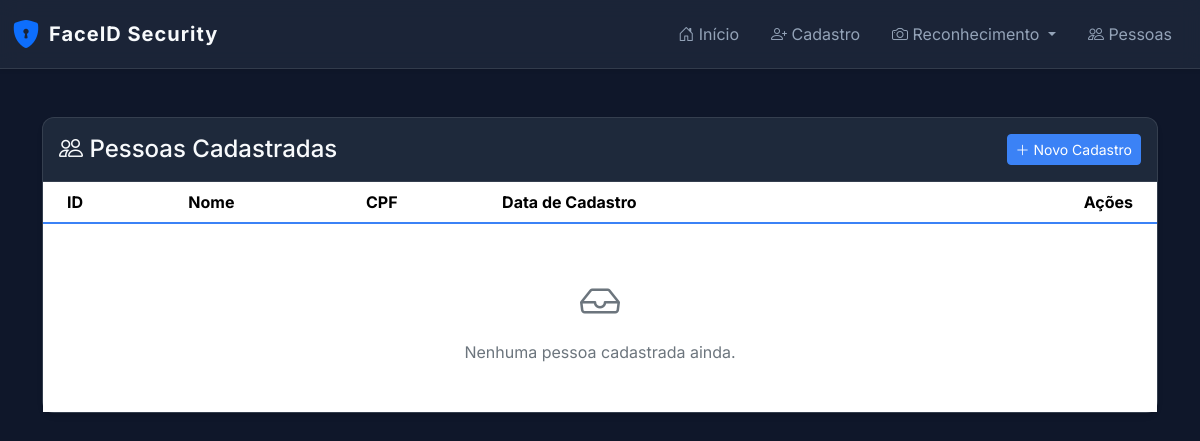
Page /lista on the earlier database version.
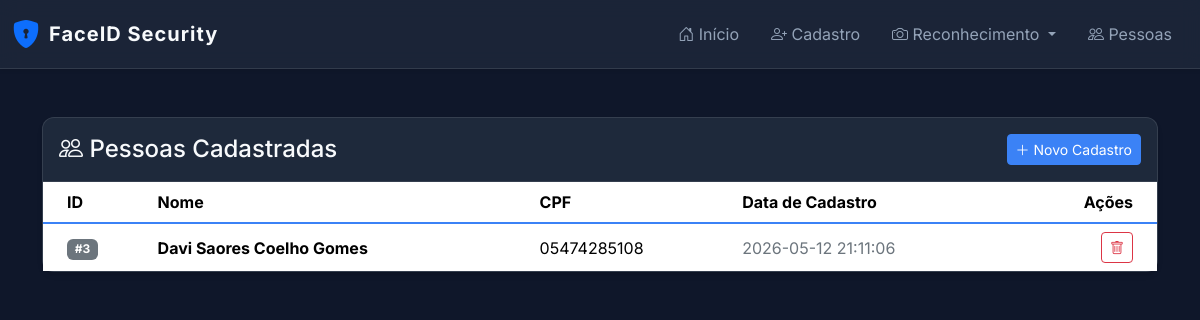
Same page on the later database version.
### tables this page shows
CREATE TABLE pessoas(
            id INTEGER PRIMARY KEY AUTOINCREMENT,
            nome TEXT,
            cpf TEXT,
            data_cadastro DATETIME DEFAULT CURRENT_TIMESTAMP
        );

### app.py (the view)
@app.route('/lista')
def lista():
    conn = get_db()
    pessoas = conn.execute("SELECT * FROM pessoas ORDER BY id DESC").fetchall()
    conn.close()
    return render_template('lista.html', pessoas=pessoas)

### app.py (called while the page is built)
def get_db():
    conn = sqlite3.connect(DB)
    conn.row_factory = sqlite3.Row
    return conn

### templates/lista.html
{% extends 'base.html' %}
{% block content %}
<div class="card">
    <div class="card-header py-3 d-flex justify-content-between align-items-center">
        <h4 class="mb-0"><i class="bi bi-people"></i> Pessoas Cadastradas</h4>
        <a href="{{ url_for('cadastro') }}" class="btn btn-sm btn-primary"><i class="bi bi-plus-lg"></i> Novo Cadastro</a>
    </div>
    <div class="card-body p-0">
        <div class="table-responsive">
            <table class="table table-hover table-borderless mb-0">
                <thead class="bg-dark text-secondary">
                    <tr>
                        <th class="ps-4">ID</th>
                        <th>Nome</th>
                        <th>CPF</th>
                        <th>Data de Cadastro</th>
                        <th class="text-end pe-4">Ações</th>
                    </tr>
                </thead>
                <tbody>
                    {% for p in pessoas %}
                    <tr>
                        <td class="ps-4 align-middle"><span class="badge bg-secondary">#{{ p['id'] }}</span></td>
                        <td class="fw-bold align-middle">{{ p['nome'] }}</td>
                        <td class="align-middle">{{ p['cpf'] }}</td>
                        <td class="text-secondary align-middle">{{ p['data_cadastro'] }}</td>
                        <td class="text-end pe-4 align-middle">
                            <form action="{{ url_for('deletar', id=p['id']) }}" method="POST" class="d-inline" onsubmit="return confirm('Tem certeza que deseja excluir esta pessoa e todas as suas imagens?');">
                                <button type="submit" class="btn btn-sm btn-outline-danger" title="Deletar">
                                    <i class="bi bi-trash"></i>
                                </button>
                            </form>
                        </td>
                    </tr>
                    {% else %}
                    <tr>
                        <td colspan="5" class="text-center py-5 text-secondary">
                            <i class="bi bi-inbox fs-1 d-block mb-2"></i>
                            Nenhuma pessoa cadastrada ainda.
                        </td>
                    </tr>
                    {% endfor %}
                </tbody>
            </table>
        </div>
    </div>
</div>
{% endblock %}

Differences in the rows shown:
added pessoas: id "3", nome "Davi Saores Coelho Gomes", cpf "05474285108", data_cadastro "2026-05-12 21:11:06"
Other differences:
text no longer shown: "Nenhuma pessoa cadastrada ainda."
